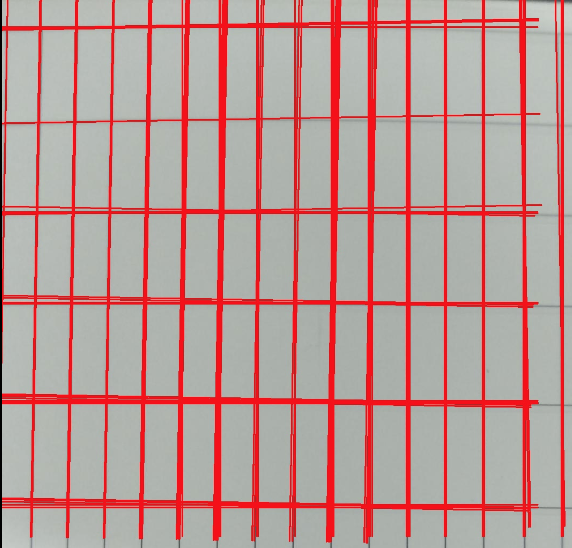
#> input picture image_resources/linesDetected.png, 572 x 548 px, found by its file name
$ python 41_a_HoughlineMethod.py
#> lines starting #> are read from the running program, lines starting #| are printed output that depends on the picture; after the words box and inside, x2 and y2 are one past the last pixel; in counts of white or black regions, pixels touching at a corner belong together

import cv2
import numpy as np

# https://www.geeksforgeeks.org/line-detection-python-opencv-houghline-method/

'''
The Hough Transform is a method that is used in image processing to detect any shape,
if that shape can be represented in mathematical form. It can detect the shape even if it is broken or distorted a little bit.

We will see how Hough transform works for line detection using the HoughLine transform method.
To apply the Houghline method, first an edge detection of the specific image is desirable.
For the edge detection technique go through the article Edge detection
'''

# Reading image from folder where it is stored
img    = cv2.imread('/home/dewatic/Documents/openCV-Basic-with-Python/image_resources/linesDetected.png')
#> img is the input picture: shape (548, 572, 3); mean B, G, R 150.3, 153.3, 186.2


# Convert the img to grayscale
gray = cv2.cvtColor(img,cv2.COLOR_BGR2GRAY)
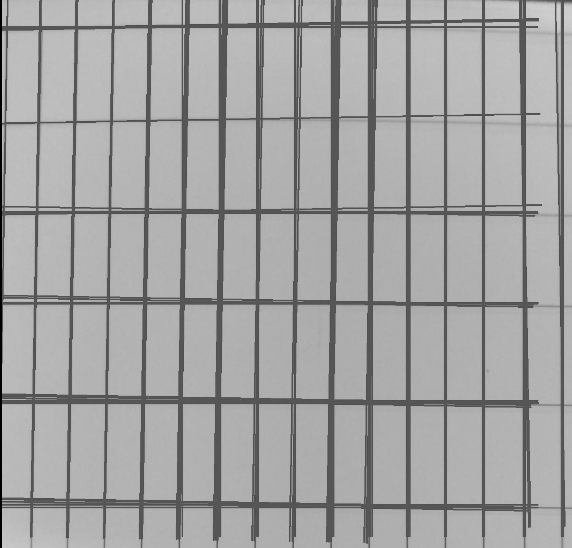
#> gray: shape (548, 572); min 0, max 208, mean 162.9

# Apply edge detection method on the image
edges = cv2.Canny(gray,50,150,apertureSize = 3)
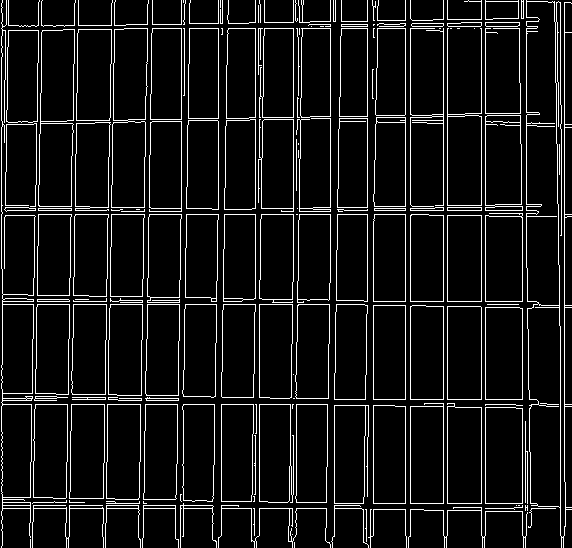
#> edges: shape (548, 572); 8.5% white in thin lines or dots

# This returns an array of r and theta values
lines = cv2.HoughLines(edges,1,np.pi/180, 200)
#> lines = 66 rows, first 8: [443, 0], [405, 0], [447, 0], [481, 0], [485, 0], [410, 0], [564, 0], [152, 0.0175]

# The below for loop runs till r and theta values
# are in the range of the 2d array
for r, theta in lines[0]:
    # Stores the value of cos(theta) in a
    a = np.cos(theta)

    # Stores the value of sin(theta) in b
    b = np.sin(theta)

    # x0 stores the value rcos(theta)
    x0 = a*r

    # y0 stores the value rsin(theta)
    y0 = b*r

    # x1 stores the rounded off value of (rcos(theta)-1000sin(theta))
    x1 = int(x0 + 1000*(-b))

    # y1 stores the rounded off value of (rsin(theta)+1000cos(theta))
    y1 = int(y0 + 1000*(a))

    # x2 stores the rounded off value of (rcos(theta)+1000sin(theta))
    x2 = int(x0 - 1000*(-b))

    # y2 stores the rounded off value of (rsin(theta)-1000cos(theta))
    y2 = int(y0 - 1000*(a))

    # cv2.line draws a line in img from the point(x1,y1) to (x2,y2).
    # (0,0,255) denotes the colour of the line to be
    #drawn. In this case, it is red.
    cv2.line(img,(x1,y1), (x2,y2), (255,0,0),2)
#> this loop made 1 pass
#> (r, theta, a, b, x0, y0, x1, y1) on pass 1: (443, 0, 1, 0, 443, 0, 443, 1000)
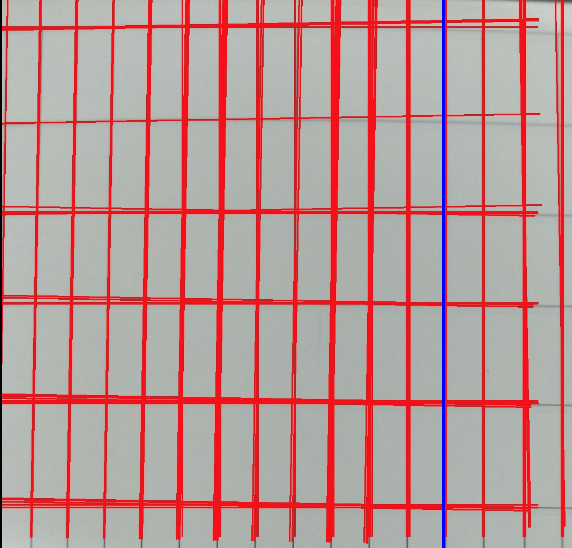
#> img: shape (548, 572, 3); 0.52% of pixels changed, all inside (x1, y1, x2, y2) = (442, 0, 445, 548)

# All the changes made in the input image are finally
# written on a new image houghlines.jpg
# cv2.imwrite('linesDetected.jpg', img)

cv2.imshow("linesDetected", img)

cv2.waitKey(0)
cv2.destroyAllWindows()
